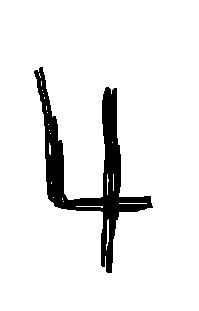
%> input picture pic13.JPG, 199 x 311 px
$ octave TestImg.m   (GNU Octave 9; MATLAB toolbox functions it lacks are replaced by stand-ins)
%> lines starting %> are read from the running program, lines starting %| are printed output that depends on the picture
close all
Image=imread('pic13.jpg');
%> Image is the input picture: size 311x199x3 uint8; min 0, max 255, mean 233.3
I=rgb2gray(Image);
I=imresize(I,[28,28]);
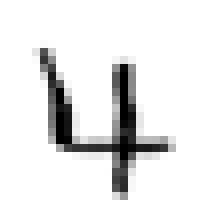
%> I: size 28x28 uint8 (shown 8 times larger); min 0, max 255, mean 233
I=255-I;
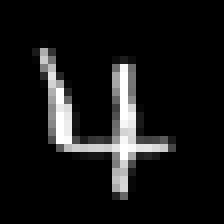
%> I: size 28x28 uint8 (shown 8 times larger); min 0, max 255, mean 22
figure
imshow(I)
%> (the run ends here)

$ run again, with pic1.JPG copied over pic13.JPG
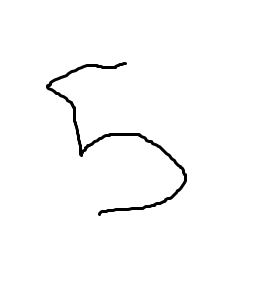
%> input picture pic1.JPG, 268 x 308 px
%> Image is the input picture: size 308x268x3 uint8; min 0, max 255, mean 251.1
%> `I=imresize(I,[28,28]);`:
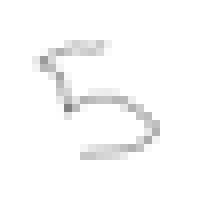
%> I: size 28x28 uint8 (shown 8 times larger); min 129, max 255, mean 250.8
%> `I=255-I;`:
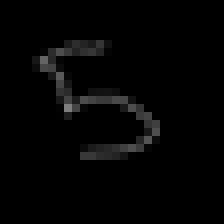
%> I: size 28x28 uint8 (shown 8 times larger); min 0, max 126, mean 4.2

$ run again, with pic10.JPG copied over pic13.JPG
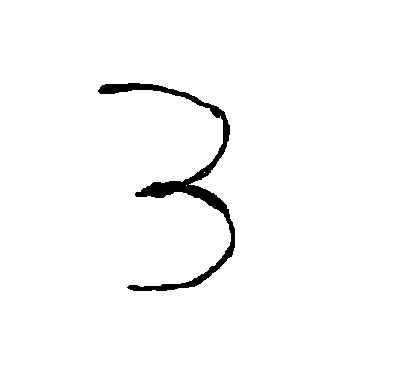
%> input picture pic10.JPG, 402 x 389 px
%> Image is the input picture: size 389x402x3 uint8; min 0, max 255, mean 249.6
%> `I=imresize(I,[28,28]);`:
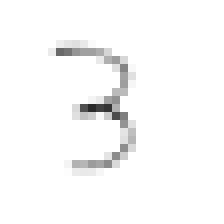
%> I: size 28x28 uint8 (shown 8 times larger); min 42, max 255, mean 249.3
%> `I=255-I;`:
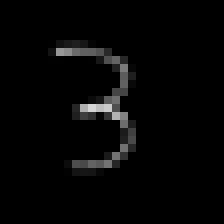
%> I: size 28x28 uint8 (shown 8 times larger); min 0, max 213, mean 5.7
